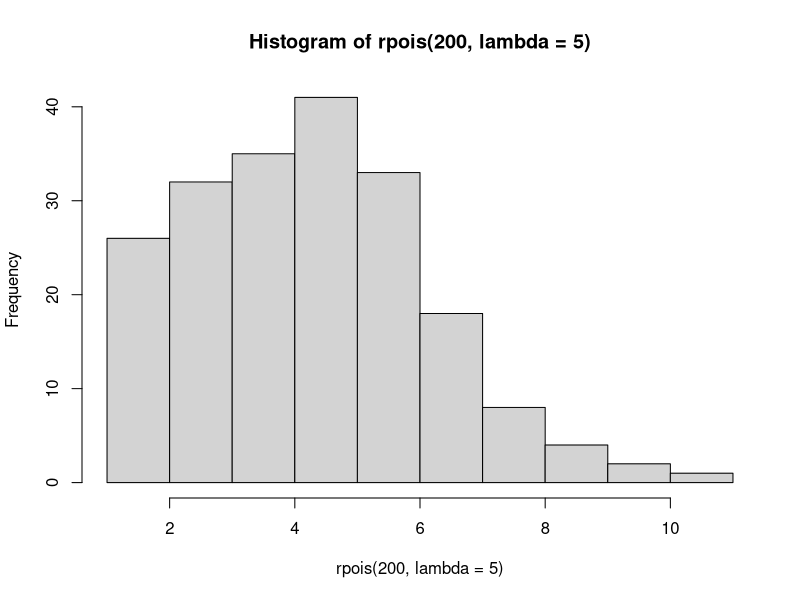
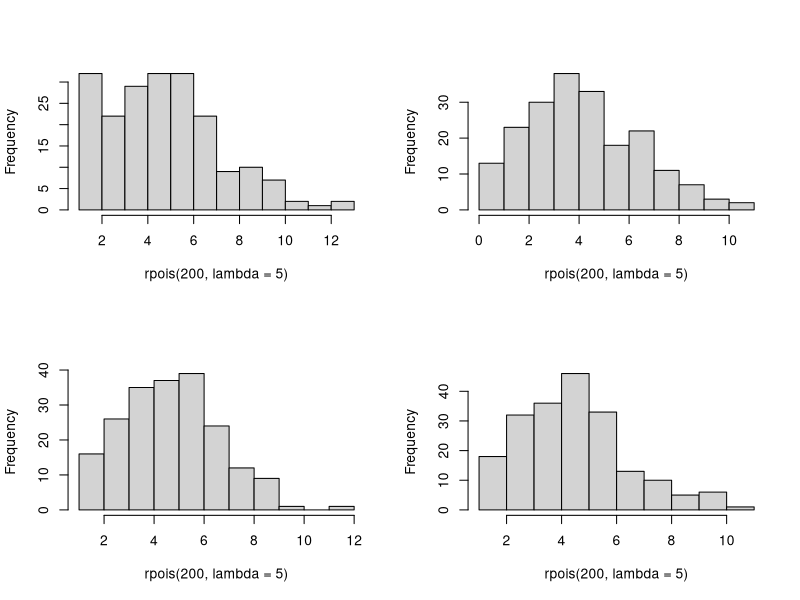

Source code (R) for these figures, in order:
library(ggplot2)

# Flip a fair coin 100 times and calculate the probability of getting exactly 50 heads.

# ( n | x ) * p^x * ( 1 - p )^( n - x )
choose(100, 50) * .5 ^ 50 * (1 - .5) ^ (100 - 50)

# poisson distribution
hist(rpois(200, lambda = 5))

par(mfrow = c(2, 2))
hist(rpois(200, lambda = 5), main = "")
hist(rpois(200, lambda = 5), main = "")
hist(rpois(200, lambda = 5), main = "")
hist(rpois(200, lambda = 5), main = "")

